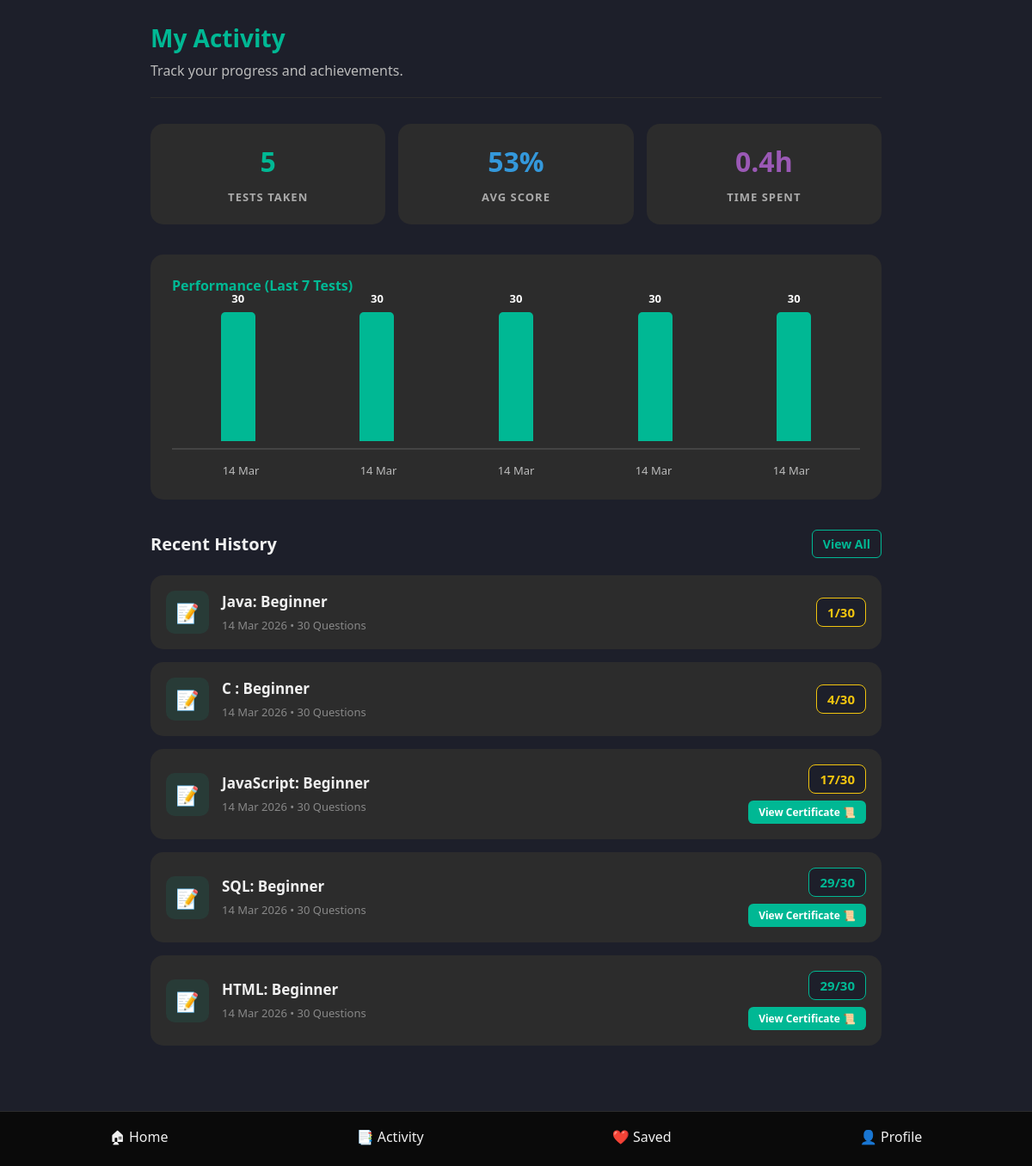
The page /activity_page.php (signed in) on the database its author committed.
### tables this page shows
CREATE TABLE `results` (
  `id` int(11) NOT NULL,
  `user_id` int(11) NOT NULL,
  `subject` varchar(50) NOT NULL,
  `score` int(11) DEFAULT 0,
  `total_marks` int(11) DEFAULT NULL,
  `total_questions` int(11) NOT NULL,
  `level` varchar(20) NOT NULL,
  `status` enum('completed','ongoing','abandoned') DEFAULT 'ongoing',
  `start_time` timestamp NOT NULL DEFAULT current_timestamp(),
  `end_time` timestamp NULL DEFAULT NULL,
  `time_taken` int(11) DEFAULT 0
);

### activity_page.php (the view, shortened to what this page needs)
<?php
include('config.php');
$user_id = $_SESSION['auth_user']['user_id'];
$total_tests = mysqli_fetch_assoc(mysqli_query($conn, "SELECT COUNT(*) as count FROM results WHERE user_id='$user_id'"))['count'];
$total_minutes = mysqli_fetch_assoc(mysqli_query($conn, "SELECT SUM(time_taken) as total_time FROM results WHERE user_id='$user_id'"))['total_time'];
$display_time = ($total_minutes > 0) ? round($total_minutes / 60, 1) . "h" : "0h";
$avg_data = mysqli_fetch_assoc(mysqli_query($conn, "SELECT SUM(score) as total_correct, SUM(total_questions) as total_q FROM results WHERE user_id='$user_id'"));
$avg_score = ($avg_data['total_q'] > 0) ? round(($avg_data['total_correct'] / $avg_data['total_q']) * 100) . "%" : "0%";
$chart_data = [];
$chart_run = mysqli_query($conn, "SELECT total_questions, start_time, time_taken FROM results WHERE user_id='$user_id' ORDER BY start_time DESC LIMIT 7");
while($r = mysqli_fetch_assoc($chart_run)) { $chart_data[] = $r; }
$chart_data = array_reverse($chart_data);
?>
<!DOCTYPE html>
<html lang="en">
<head>
</head>
<body>
<div class="container">
    <div class="page-header"><h2>My Activity</h2><p>Track your progress and achievements.</p></div>
    <div class="stats-row">
        <div class="stat-card green"><h3><?=$total_tests?></h3><span>Tests Taken</span></div>
        <div class="stat-card blue"><h3><?=$avg_score?></h3><span>Avg Score</span></div>
        <div class="stat-card purple" onclick="toggleTimeHistory()"><h3><?=$display_time?></h3><span>Time Spent</span>
        </div>
    </div>
    <div class="chart-section"><h4 style="margin-bottom:20px;font-size:16px;color:#00b894;">Performance (Last 7 Tests)</h4>
        <div class="bars">
            <?php $max_q=1; foreach($chart_data as $d) if(isset($d['total_questions']) && $d['total_questions']>$max_q) $max_q = $d['total_questions'];
            foreach($chart_data as $data):
                $q_val = $data['total_questions'] ?? 0;
                $h=($q_val/$max_q)*100; ?>
            <div class="bar" style="height:<?=max($h,10)?>%"><span><?=$q_val?></span></div>
            <?php endforeach; ?>
        </div>
        <div class="days"><?php foreach($chart_data as $data): ?><div style="flex:1;text-align:center;"><?=date('d M', strtotime($data['start_time']))?></div><?php endforeach; ?></div>
    </div>
    <div class="list-header"><h3>Recent History</h3><a href="activity_page.php?view=all">View All</a></div>
    <?php
    $limit=(isset($_GET['view'])&&$_GET['view']=='all')?50:10;
    $history=mysqli_query($conn,"SELECT * FROM results WHERE user_id='$user_id' ORDER BY start_time DESC LIMIT $limit");
    while($row=mysqli_fetch_assoc($history)):
        $percent=($row['total_questions']>0)?($row['score']/$row['total_questions'])*100:0;
        $bc=($percent>=70)?'high':'avg';
    ?>
    <div class="activity-item">
        <div class="item-left">
            <div class="icon-box">📝</div>
            <div>
                <h4><?=$row['subject']?>: <?=$row['level']?></h4>
                <small><?=date('d M Y',strtotime($row['start_time']))?> • <?=$row['total_questions']?> Questions</small>
            </div>
        </div>
        <div class="item-right">
            <div class="score-badge <?=$bc?>"><?=$row['score']?>/<?=$row['total_questions']?></div>
            <?php if($percent >= 40): ?>
                <a href="certificate_page.php?id=<?=$row['id']?>" class="cert-link">View Certificate 📜</a>
            <?php endif; ?>
        </div>
    </div>
    <?php endwhile; ?>
</div>
<div class="footer">
  <div><a href="dashboard_page.php">🏠︎ Home</a></div>
  <div><a href="activity_page.php">📑 Activity</a></div>
  <div><a href="saved_page.php">❤️ Saved</a></div>
  <div><a href="profile_page.php">👤 Profile</a></div>
</div>
</body>
</html>

### activity_page.php (style rules this page uses)
* { box-sizing:border-box;margin:0;padding:0;font-family:'Segoe UI',sans-serif; }
body { background:#1d1f2a;color:#f0f0f0;min-height:100vh;padding-bottom:100px; font-size: 16px; }
a { text-decoration:none;color:inherit; }
.container { max-width:900px;width:95%;margin:0 auto;padding:25px; }
.page-header { margin-bottom:30px;border-bottom:1px solid #2c2c2c;padding-bottom:20px; }
.page-header h2 { color:#00b894;font-size:28px;margin-bottom:8px; }
.page-header p { color:#bbb;font-size:16px; }
.stats-row { display:flex;gap:15px;margin-bottom:35px;flex-wrap:wrap; }
.stat-card { flex:1;min-width:145px;background:#2c2c2c;padding:22px;border-radius:15px;text-align:center;cursor:pointer;transition:0.3s;position:relative; }
.stat-card h3 { font-size:32px;color:#fff;margin-bottom:8px; }
.stat-card span { font-size:13px;color:#aaa;text-transform:uppercase;letter-spacing:1px; font-weight: 600; }
.stat-card.green h3 { color:#00b894; }
.stat-card.blue h3 { color:#3498db; }
.stat-card.purple h3 { color:#9b59b6; }
.chart-section { background:#2c2c2c;padding:25px;border-radius:15px;margin-bottom:35px; }
.bars { display:flex;justify-content:space-around;align-items:flex-end;height:160px;border-bottom:2px solid #444;padding-bottom:8px;gap:8px; }
.bar { flex:1;max-width:40px;background:#00b894;border-radius:5px 5px 0 0;position:relative;min-height:8px;transition:0.5s; }
.bar span { position:absolute;top:-25px;left:50%;transform:translateX(-50%);font-size:13px;color:#fff;font-weight:bold; }
.days { display:flex;justify-content:space-around;margin-top:15px;color:#bbb;font-size:13px; font-weight: 500; }
.list-header { margin-bottom:20px;display:flex;justify-content:space-between;align-items:center; }
.list-header h3 { font-size: 20px; }
.list-header a { font-size:14px;color:#00b894;border:1px solid #00b894;padding:6px 12px;border-radius:6px; font-weight: 600; }
.activity-item { display:flex;justify-content:space-between;align-items:center;background:#2c2c2c;padding:18px;border-radius:15px;margin-bottom:15px;transition:0.2s; }
.item-left { display:flex;align-items:center;gap:15px; }
.icon-box { width:50px;height:50px;background:rgba(0, 184, 148, 0.1);color:#00b894;display:flex;justify-content:center;align-items:center;border-radius:10px;font-size:22px; }
.item-left h4 { font-size: 17px; margin-bottom: 4px; }
.item-left small { font-size: 13px; color: #888; }
.item-right { text-align:right;display:flex;flex-direction:column;gap:8px;align-items:flex-end; }
.score-badge { background:#1d1f2a;padding:6px 12px;border-radius:8px;font-weight:bold;border:1px solid #333;font-size:15px; }
.score-badge.high { color:#00b894;border-color:#00b894; }
.score-badge.avg { color:#f1c40f;border-color:#f1c40f; }
.cert-link { font-size:12px;background:#00b894;color:white;padding:5px 12px;border-radius:6px;font-weight:bold;display:inline-block; transition: 0.2s; }
.footer { position:fixed;bottom:0;left:0;width:100%;display:flex;justify-content:space-around;background:#0a0a0a;padding:18px;border-top:1px solid #2c2c2c;z-index:1000; }
.footer a { color:#f0f0f0;font-size:16px; font-weight: 500; }

### rows shown on the page
results: total_questions "30", start_time "14 Mar", subject "HTML", level "Beginner", start_time "14 Mar 2026", score "29"
results: max($h,10) 100 (drawn), total_questions "30", start_time "14 Mar", subject "SQL", level "Beginner", start_time "14 Mar 2026", score "29"
results: max($h,10) 100 (drawn), total_questions "30", start_time "14 Mar", subject "JavaScript", level "Beginner", start_time "14 Mar 2026", score "17"
results: max($h,10) 100 (drawn), total_questions "30", start_time "14 Mar", subject "C", level "Beginner", start_time "14 Mar 2026", score "4"
results: max($h,10) 100 (drawn), total_questions "30", start_time "14 Mar", subject "Java", level "Beginner", start_time "14 Mar 2026", score "1"

### other values the page prints
$total_tests "5"
$avg_score "53%"
$display_time "0.4h"
